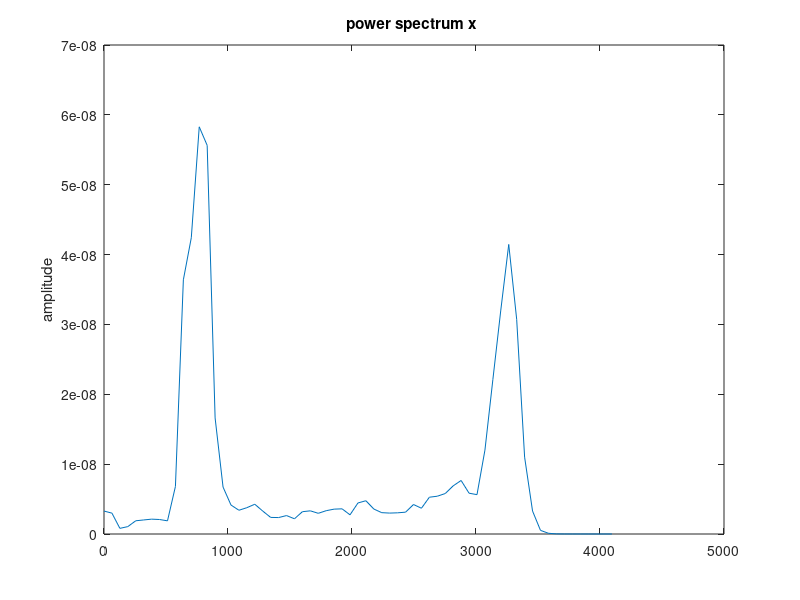

The MATLAB source for this figure: (Note: this script raises an error after producing the figure.)
clear all; close all;
% The file "sima.mat" contains signal s and Sampling Frequency Fs
% Signal Spectrum reaches up to 4 KHz, but above 1 Khz it is noise and it has to be filtered out
load sima;
figure; pwelch(s,[],[],[],Fs);
%Band Pass Filter Function H
H=[zeros(1,0) ones(1,1000) zeros(1,Fs-1000)];
% Frequency Response of inverse Fourier Transformation
% Alternatively, we can use analtyical function Sa(x)
h=ifft(H,'symmetric');
middle=length (h)/2;
h=[h(middle+1:end) h(1:middle)];
h32=h(middle+1-16:middle+17);
h64=h(middle+1-32:middle+33);
h128=h(middle+1-64:middle+65);
% figure; stem([0:length(h64)-1],h64); grid;
% figure; freqz(h64,1); 
wvtool(h32,h64,h128); 
wh=hamming(length(h64));
wk=kaiser(length(h64),5);
figure; plot(0:64,wk,'r',0:64,wh,'b'); grid;
h_hamming=h64.*wh';
% figure; stem([0:length(h64)-1],h_hamming); grid;
% figure; freqz(h_hamming,1);
h_kaiser=h64.*wk';
wvtool(h64,h_hamming,h_kaiser);
% We filter our signal with each one of the three filters
y_rect=conv(s,h64);
figure; pwelch(y_rect,[],[],[],Fs);
y_hamm=conv(s,h_hamming);
figure; pwelch(y_hamm,[],[],[],Fs);
y_kais=conv(s,h_kaiser);
figure; pwelch(y_kais,[],[],[],Fs);
% Low Pass Parks-MacClellan
hpm= firpm(64, [0 0.10 0.15 0.5]*2, [1 1 0 0]);
%figure; freqz(hpm,1);
s_pm=conv(s,hpm);
figure; pwelch(s_pm,[],[],[],Fs);